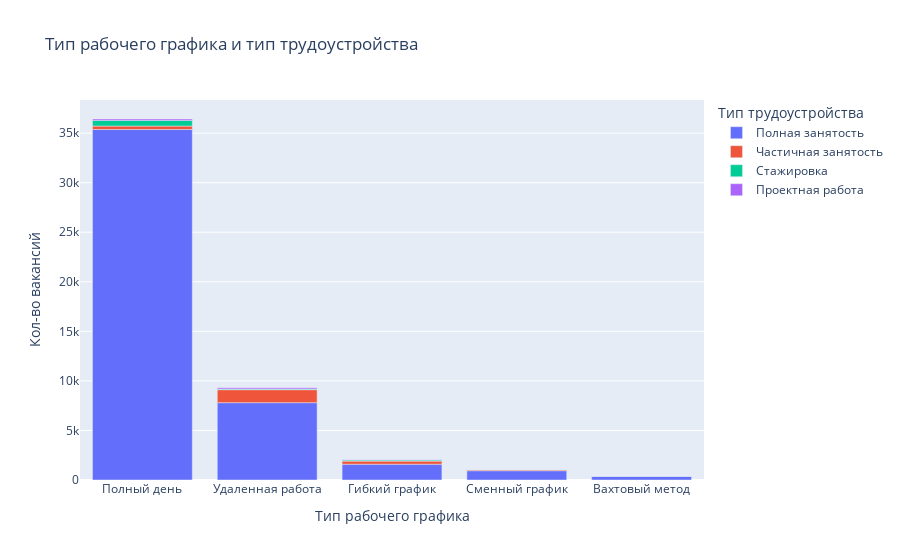

Write notebook code for a chart like this one.
### Code cell
fig = px.bar(query4_4, x="Тип рабочего графика", y="Кол-во вакансий", color="Тип трудоустройства", title="Тип рабочего графика и тип трудоустройства")
fig.show()

### Figure 1 — Plotly figure (JSON) as saved in the notebook; plotly's stock layout.template omitted (floating-point values rounded to 4 significant figures)
{"data": [{"alignmentgroup": "True", "hovertemplate": "Тип трудоустройства=Полная занятость<br>Тип рабочего графика=%{x}<br>Кол-во вакансий=%{y}<extra></extra>", "legendgroup": "Полная занятость", "marker": {"color": "#636efa", "pattern": {"shape": ""}}, "name": "Полная занятость", "offsetgroup": "Полная занятость", "orientation": "v", "showlegend": true, "textposition": "auto", "type": "bar", "x": ["Полный день", "Удаленная работа", "Гибкий график", "Сменный график", "Вахтовый метод"], "xaxis": "x", "y": [35367, 7802, 1593, 940, 367], "yaxis": "y"}, {"alignmentgroup": "True", "hovertemplate": "Тип трудоустройства=Частичная занятость<br>Тип рабочего графика=%{x}<br>Кол-во вакансий=%{y}<extra></extra>", "legendgroup": "Частичная занятость", "marker": {"color": "#EF553B", "pattern": {"shape": ""}}, "name": "Частичная занятость", "offsetgroup": "Частичная занятость", "orientation": "v", "showlegend": true, "textposition": "auto", "type": "bar", "x": ["Удаленная работа", "Полный день", "Гибкий график", "Сменный график"], "xaxis": "x", "y": [1312, 347, 312, 101], "yaxis": "y"}, {"alignmentgroup": "True", "hovertemplate": "Тип трудоустройства=Стажировка<br>Тип рабочего графика=%{x}<br>Кол-во вакансий=%{y}<extra></extra>", "legendgroup": "Стажировка", "marker": {"color": "#00cc96", "pattern": {"shape": ""}}, "name": "Стажировка", "offsetgroup": "Стажировка", "orientation": "v", "showlegend": true, "textposition": "auto", "type": "bar", "x": ["Полный день", "Гибкий график", "Удаленная работа", "Сменный график"], "xaxis": "x", "y": [569, 116, 64, 12], "yaxis": "y"}, {"alignmentgroup": "True", "hovertemplate": "Тип трудоустройства=Проектная работа<br>Тип рабочего графика=%{x}<br>Кол-во вакансий=%{y}<extra></extra>", "legendgroup": "Проектная работа", "marker": {"color": "#ab63fa", "pattern": {"shape": ""}}, "name": "Проектная работа", "offsetgroup": "Проектная работа", "orientation": "v", "showlegend": true, "textposition": "auto", "type": "bar", "x": ["Полный день", "Удаленная работа", "Гибкий график", "Вахтовый метод", "Сменный график"], "xaxis": "x", "y": [141, 133, 18, 2, 1], "yaxis": "y"}], "layout": {"barmode": "relative", "legend": {"title": {"text": "Тип трудоустройства"}, "tracegroupgap": 0}, "title": {"text": "Тип рабочего графика и тип трудоустройства"}, "xaxis": {"anchor": "y", "domain": [0, 1], "title": {"text": "Тип рабочего графика"}}, "yaxis": {"anchor": "x", "domain": [0, 1], "title": {"text": "Кол-во вакансий"}}}}
